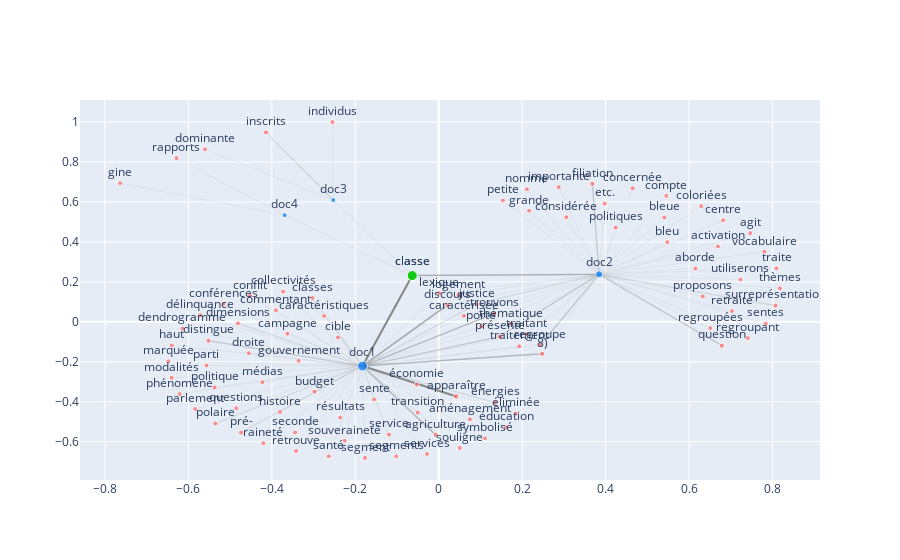

Write notebook code for a chart like this one.
### Code cell
plot_word_of_interest('classe')

### Figure 1 — Plotly figure (JSON) as saved in the notebook; plotly's stock layout.template omitted (floating-point values rounded to 4 significant figures)
{"data": [{"hoverinfo": "none", "line": {"color": "#888", "width": 1.429}, "mode": "lines", "opacity": 0.5286, "type": "scatter", "x": [0.2482, -0.1825], "y": [-0.1601, -0.2214]}, {"hoverinfo": "none", "line": {"color": "#888", "width": 1}, "mode": "lines", "opacity": 0.1, "type": "scatter", "x": [0.2482, 0.3845], "y": [-0.1601, 0.2378]}, {"hoverinfo": "none", "line": {"color": "#888", "width": 1}, "mode": "lines", "opacity": 0.1, "type": "scatter", "x": [0.6153, 0.3845], "y": [0.2671, 0.2378]}, {"hoverinfo": "none", "line": {"color": "#888", "width": 1}, "mode": "lines", "opacity": 0.1, "type": "scatter", "x": [0.6693, 0.3845], "y": [0.3779, 0.2378]}, {"hoverinfo": "none", "line": {"color": "#888", "width": 1}, "mode": "lines", "opacity": 0.1, "type": "scatter", "x": [0.7464, 0.3845], "y": [0.4441, 0.2378]}, {"hoverinfo": "none", "line": {"color": "#888", "width": 1.429}, "mode": "lines", "opacity": 0.5286, "type": "scatter", "x": [-0.007163, -0.1825], "y": [-0.5659, -0.2214]}, {"hoverinfo": "none", "line": {"color": "#888", "width": 1}, "mode": "lines", "opacity": 0.1, "type": "scatter", "x": [0.07469, -0.1825], "y": [-0.4882, -0.2214]}, {"hoverinfo": "none", "line": {"color": "#888", "width": 2}, "mode": "lines", "opacity": 1, "type": "scatter", "x": [0.04213, -0.1825], "y": [-0.3734, -0.2214]}, {"hoverinfo": "none", "line": {"color": "#888", "width": 1}, "mode": "lines", "opacity": 0.1, "type": "scatter", "x": [0.5479, 0.3845], "y": [0.3992, 0.2378]}, {"hoverinfo": "none", "line": {"color": "#888", "width": 1}, "mode": "lines", "opacity": 0.1, "type": "scatter", "x": [0.5409, 0.3845], "y": [0.5222, 0.2378]}, {"hoverinfo": "none", "line": {"color": "#888", "width": 1}, "mode": "lines", "opacity": 0.1, "type": "scatter", "x": [-0.2977, -0.1825], "y": [-0.3494, -0.2214]}, {"hoverinfo": "none", "line": {"color": "#888", "width": 1}, "mode": "lines", "opacity": 0.1, "type": "scatter", "x": [-0.3628, -0.1825], "y": [-0.05911, -0.2214]}, {"hoverinfo": "none", "line": {"color": "#888", "width": 1}, "mode": "lines", "opacity": 0.1, "type": "scatter", "x": [-0.2748, -0.1825], "y": [0.02907, -0.2214]}, {"hoverinfo": "none", "line": {"color": "#888", "width": 1}, "mode": "lines", "opacity": 0.1, "type": "scatter", "x": [0.06067, -0.1825], "y": [0.03011, -0.2214]}, {"hoverinfo": "none", "line": {"color": "#888", "width": 1}, "mode": "lines", "opacity": 0.1, "type": "scatter", "x": [0.06067, 0.3845], "y": [0.03011, 0.2378]}, {"hoverinfo": "none", "line": {"color": "#888", "width": 1}, "mode": "lines", "opacity": 0.1, "type": "scatter", "x": [0.6818, 0.3845], "y": [0.5087, 0.2378]}, {"hoverinfo": "none", "line": {"color": "#888", "width": 1}, "mode": "lines", "opacity": 0.1, "type": "scatter", "x": [-0.2414, -0.1825], "y": [-0.07805, -0.2214]}, {"hoverinfo": "none", "line": {"color": "#888", "width": 1.364}, "mode": "lines", "opacity": 0.4636, "type": "scatter", "x": [-0.06334, -0.1825], "y": [0.2317, -0.2214]}, {"hoverinfo": "none", "line": {"color": "#888", "width": 1.084}, "mode": "lines", "opacity": 0.1839, "type": "scatter", "x": [-0.06334, 0.3845], "y": [0.2317, 0.2378]}, {"hoverinfo": "none", "line": {"color": "#888", "width": 1.143}, "mode": "lines", "opacity": 0.2429, "type": "scatter", "x": [-0.3026, -0.1825], "y": [0.1192, -0.2214]}, {"hoverinfo": "none", "line": {"color": "#888", "width": 1}, "mode": "lines", "opacity": 0.1, "type": "scatter", "x": [-0.3729, -0.1825], "y": [0.1517, -0.2214]}, {"hoverinfo": "none", "line": {"color": "#888", "width": 1}, "mode": "lines", "opacity": 0.1, "type": "scatter", "x": [0.6294, 0.3845], "y": [0.579, 0.2378]}, {"hoverinfo": "none", "line": {"color": "#888", "width": 1}, "mode": "lines", "opacity": 0.1, "type": "scatter", "x": [-0.3903, -0.1825], "y": [0.0579, -0.2214]}, {"hoverinfo": "none", "line": {"color": "#888", "width": 1}, "mode": "lines", "opacity": 0.1, "type": "scatter", "x": [0.5457, 0.3845], "y": [0.6313, 0.2378]}, {"hoverinfo": "none", "line": {"color": "#888", "width": 1}, "mode": "lines", "opacity": 0.1, "type": "scatter", "x": [0.465, 0.3845], "y": [0.6691, 0.2378]}, {"hoverinfo": "none", "line": {"color": "#888", "width": 1}, "mode": "lines", "opacity": 0.1, "type": "scatter", "x": [-0.4521, -0.1825], "y": [0.1302, -0.2214]}, {"hoverinfo": "none", "line": {"color": "#888", "width": 1}, "mode": "lines", "opacity": 0.1, "type": "scatter", "x": [-0.5161, -0.1825], "y": [0.08913, -0.2214]}, {"hoverinfo": "none", "line": {"color": "#888", "width": 1}, "mode": "lines", "opacity": 0.1, "type": "scatter", "x": [0.3058, 0.3845], "y": [0.5237, 0.2378]}, {"hoverinfo": "none", "line": {"color": "#888", "width": 1}, "mode": "lines", "opacity": 0.1, "type": "scatter", "x": [-0.6142, -0.1825], "y": [-0.03314, -0.2214]}, {"hoverinfo": "none", "line": {"color": "#888", "width": 1.143}, "mode": "lines", "opacity": 0.2429, "type": "scatter", "x": [-0.4812, -0.1825], "y": [-0.007624, -0.2214]}, {"hoverinfo": "none", "line": {"color": "#888", "width": 1.571}, "mode": "lines", "opacity": 0.6714, "type": "scatter", "x": [0.02154, -0.1825], "y": [0.08466, -0.2214]}, {"hoverinfo": "none", "line": {"color": "#888", "width": 1}, "mode": "lines", "opacity": 0.1, "type": "scatter", "x": [0.02154, 0.3845], "y": [0.08466, 0.2378]}, {"hoverinfo": "none", "line": {"color": "#888", "width": 1.286}, "mode": "lines", "opacity": 0.3857, "type": "scatter", "x": [-0.552, -0.1825], "y": [-0.09431, -0.2214]}, {"hoverinfo": "none", "line": {"color": "#888", "width": 1}, "mode": "lines", "opacity": 0.1, "type": "scatter", "x": [-0.5603, -0.2527], "y": [0.8637, 0.61]}, {"hoverinfo": "none", "line": {"color": "#888", "width": 1}, "mode": "lines", "opacity": 0.1, "type": "scatter", "x": [-0.4549, -0.1825], "y": [-0.1569, -0.2214]}, {"hoverinfo": "none", "line": {"color": "#888", "width": 1}, "mode": "lines", "opacity": 0.1, "type": "scatter", "x": [-0.571, -0.1825], "y": [0.03365, -0.2214]}, {"hoverinfo": "none", "line": {"color": "#888", "width": 1}, "mode": "lines", "opacity": 0.1, "type": "scatter", "x": [0.3979, 0.3845], "y": [0.5923, 0.2378]}, {"hoverinfo": "none", "line": {"color": "#888", "width": 1.286}, "mode": "lines", "opacity": 0.3857, "type": "scatter", "x": [0.3683, 0.3845], "y": [0.6912, 0.2378]}, {"hoverinfo": "none", "line": {"color": "#888", "width": 1}, "mode": "lines", "opacity": 0.1, "type": "scatter", "x": [-0.7636, -0.3693], "y": [0.6945, 0.5339]}, {"hoverinfo": "none", "line": {"color": "#888", "width": 1}, "mode": "lines", "opacity": 0.1, "type": "scatter", "x": [-0.3358, -0.1825], "y": [-0.1954, -0.2214]}, {"hoverinfo": "none", "line": {"color": "#888", "width": 1}, "mode": "lines", "opacity": 0.1, "type": "scatter", "x": [0.2167, 0.3845], "y": [0.5563, 0.2378]}, {"hoverinfo": "none", "line": {"color": "#888", "width": 1}, "mode": "lines", "opacity": 0.1, "type": "scatter", "x": [-0.6398, -0.1825], "y": [-0.1179, -0.2214]}, {"hoverinfo": "none", "line": {"color": "#888", "width": 1}, "mode": "lines", "opacity": 0.1, "type": "scatter", "x": [-0.3804, -0.1825], "y": [-0.4512, -0.2214]}, {"hoverinfo": "none", "line": {"color": "#888", "width": 1}, "mode": "lines", "opacity": 0.1, "type": "scatter", "x": [0.2878, 0.3845], "y": [0.6744, 0.2378]}, {"hoverinfo": "none", "line": {"color": "#888", "width": 1}, "mode": "lines", "opacity": 0.1, "type": "scatter", "x": [-0.2545, -0.2527], "y": [1, 0.61]}, {"hoverinfo": "none", "line": {"color": "#888", "width": 1.143}, "mode": "lines", "opacity": 0.2429, "type": "scatter", "x": [-0.414, -0.2527], "y": [0.9484, 0.61]}, {"hoverinfo": "none", "line": {"color": "#888", "width": 1.143}, "mode": "lines", "opacity": 0.2429, "type": "scatter", "x": [0.09083, -0.1825], "y": [0.08931, -0.2214]}, {"hoverinfo": "none", "line": {"color": "#888", "width": 1.143}, "mode": "lines", "opacity": 0.2429, "type": "scatter", "x": [0.09083, 0.3845], "y": [0.08931, 0.2378]}, {"hoverinfo": "none", "line": {"color": "#888", "width": 1}, "mode": "lines", "opacity": 0.1, "type": "scatter", "x": [0.0011, -0.1825], "y": [0.1439, -0.2214]}, {"hoverinfo": "none", "line": {"color": "#888", "width": 1}, "mode": "lines", "opacity": 0.1, "type": "scatter", "x": [0.0011, 0.3845], "y": [0.1439, 0.2378]}, {"hoverinfo": "none", "line": {"color": "#888", "width": 1}, "mode": "lines", "opacity": 0.1, "type": "scatter", "x": [0.04742, -0.1825], "y": [0.1344, -0.2214]}, {"hoverinfo": "none", "line": {"color": "#888", "width": 1}, "mode": "lines", "opacity": 0.1, "type": "scatter", "x": [0.04742, 0.3845], "y": [0.1344, 0.2378]}, {"hoverinfo": "none", "line": {"color": "#888", "width": 1}, "mode": "lines", "opacity": 0.1, "type": "scatter", "x": [-0.6477, -0.1825], "y": [-0.1974, -0.2214]}, {"hoverinfo": "none", "line": {"color": "#888", "width": 1}, "mode": "lines", "opacity": 0.1, "type": "scatter", "x": [-0.6401, -0.1825], "y": [-0.2801, -0.2214]}, {"hoverinfo": "none", "line": {"color": "#888", "width": 1}, "mode": "lines", "opacity": 0.1, "type": "scatter", "x": [-0.4225, -0.1825], "y": [-0.3023, -0.2214]}, {"hoverinfo": "none", "line": {"color": "#888", "width": 1}, "mode": "lines", "opacity": 0.1, "type": "scatter", "x": [0.2115, 0.3845], "y": [0.6641, 0.2378]}, {"hoverinfo": "none", "line": {"color": "#888", "width": 1}, "mode": "lines", "opacity": 0.1, "type": "scatter", "x": [-0.5836, -0.1825], "y": [-0.4362, -0.2214]}, {"hoverinfo": "none", "line": {"color": "#888", "width": 1}, "mode": "lines", "opacity": 0.1, "type": "scatter", "x": [-0.5566, -0.1825], "y": [-0.2181, -0.2214]}, {"hoverinfo": "none", "line": {"color": "#888", "width": 1}, "mode": "lines", "opacity": 0.1, "type": "scatter", "x": [0.1538, 0.3845], "y": [0.6073, 0.2378]}, {"hoverinfo": "none", "line": {"color": "#888", "width": 1}, "mode": "lines", "opacity": 0.1, "type": "scatter", "x": [-0.6208, -0.1825], "y": [-0.3613, -0.2214]}, {"hoverinfo": "none", "line": {"color": "#888", "width": 1.143}, "mode": "lines", "opacity": 0.2429, "type": "scatter", "x": [-0.5353, -0.1825], "y": [-0.5088, -0.2214]}, {"hoverinfo": "none", "line": {"color": "#888", "width": 1}, "mode": "lines", "opacity": 0.1, "type": "scatter", "x": [-0.5369, -0.1825], "y": [-0.3283, -0.2214]}, {"hoverinfo": "none", "line": {"color": "#888", "width": 1}, "mode": "lines", "opacity": 0.1, "type": "scatter", "x": [0.424, 0.3845], "y": [0.472, 0.2378]}, {"hoverinfo": "none", "line": {"color": "#888", "width": 1}, "mode": "lines", "opacity": 0.1, "type": "scatter", "x": [0.1022, -0.1825], "y": [-0.0228, -0.2214]}, {"hoverinfo": "none", "line": {"color": "#888", "width": 1}, "mode": "lines", "opacity": 0.1, "type": "scatter", "x": [0.1022, 0.3845], "y": [-0.0228, 0.2378]}, {"hoverinfo": "none", "line": {"color": "#888", "width": 1}, "mode": "lines", "opacity": 0.1, "type": "scatter", "x": [0.6329, 0.3845], "y": [0.1275, 0.2378]}, {"hoverinfo": "none", "line": {"color": "#888", "width": 1.143}, "mode": "lines", "opacity": 0.2429, "type": "scatter", "x": [-0.4737, -0.1825], "y": [-0.5546, -0.2214]}, {"hoverinfo": "none", "line": {"color": "#888", "width": 1.286}, "mode": "lines", "opacity": 0.3857, "type": "scatter", "x": [0.1467, -0.1825], "y": [-0.0734, -0.2214]}, {"hoverinfo": "none", "line": {"color": "#888", "width": 1.286}, "mode": "lines", "opacity": 0.3857, "type": "scatter", "x": [0.1467, 0.3845], "y": [-0.0734, 0.2378]}, {"hoverinfo": "none", "line": {"color": "#888", "width": 1.286}, "mode": "lines", "opacity": 0.3857, "type": "scatter", "x": [0.6786, 0.3845], "y": [-0.1192, 0.2378]}, {"hoverinfo": "none", "line": {"color": "#888", "width": 1}, "mode": "lines", "opacity": 0.1, "type": "scatter", "x": [-0.485, -0.1825], "y": [-0.4324, -0.2214]}, {"hoverinfo": "none", "line": {"color": "#888", "width": 1}, "mode": "lines", "opacity": 0.1, "type": "scatter", "x": [-0.4204, -0.1825], "y": [-0.6075, -0.2214]}, {"hoverinfo": "none", "line": {"color": "#888", "width": 1}, "mode": "lines", "opacity": 0.1, "type": "scatter", "x": [-0.6286, -0.3693], "y": [0.8203, 0.5339]}, {"hoverinfo": "none", "line": {"color": "#888", "width": 1}, "mode": "lines", "opacity": 0.1, "type": "scatter", "x": [0.741, 0.3845], "y": [-0.08138, 0.2378]}, {"hoverinfo": "none", "line": {"color": "#888", "width": 1}, "mode": "lines", "opacity": 0.1, "type": "scatter", "x": [0.2434, -0.1825], "y": [-0.1159, -0.2214]}, {"hoverinfo": "none", "line": {"color": "#888", "width": 1.286}, "mode": "lines", "opacity": 0.3857, "type": "scatter", "x": [0.2434, 0.3845], "y": [-0.1159, 0.2378]}, {"hoverinfo": "none", "line": {"color": "#888", "width": 1}, "mode": "lines", "opacity": 0.1, "type": "scatter", "x": [0.6513, 0.3845], "y": [-0.03145, 0.2378]}, {"hoverinfo": "none", "line": {"color": "#888", "width": 1}, "mode": "lines", "opacity": 0.1, "type": "scatter", "x": [0.7029, 0.3845], "y": [0.05399, 0.2378]}, {"hoverinfo": "none", "line": {"color": "#888", "width": 1}, "mode": "lines", "opacity": 0.1, "type": "scatter", "x": [-0.3418, -0.1825], "y": [-0.6466, -0.2214]}, {"hoverinfo": "none", "line": {"color": "#888", "width": 1}, "mode": "lines", "opacity": 0.1, "type": "scatter", "x": [-0.2359, -0.1825], "y": [-0.4794, -0.2214]}, {"hoverinfo": "none", "line": {"color": "#888", "width": 1}, "mode": "lines", "opacity": 0.1, "type": "scatter", "x": [-0.2635, -0.1825], "y": [-0.6731, -0.2214]}, {"hoverinfo": "none", "line": {"color": "#888", "width": 1}, "mode": "lines", "opacity": 0.1, "type": "scatter", "x": [-0.3443, -0.1825], "y": [-0.5544, -0.2214]}, {"hoverinfo": "none", "line": {"color": "#888", "width": 1}, "mode": "lines", "opacity": 0.1, "type": "scatter", "x": [-0.1766, -0.1825], "y": [-0.6811, -0.2214]}, {"hoverinfo": "none", "line": {"color": "#888", "width": 1}, "mode": "lines", "opacity": 0.1, "type": "scatter", "x": [-0.1016, -0.1825], "y": [-0.6731, -0.2214]}, {"hoverinfo": "none", "line": {"color": "#888", "width": 1}, "mode": "lines", "opacity": 0.1, "type": "scatter", "x": [-0.155, -0.1825], "y": [-0.3882, -0.2214]}, {"hoverinfo": "none", "line": {"color": "#888", "width": 1}, "mode": "lines", "opacity": 0.1, "type": "scatter", "x": [0.7842, 0.3845], "y": [-0.008276, 0.2378]}, {"hoverinfo": "none", "line": {"color": "#888", "width": 1}, "mode": "lines", "opacity": 0.1, "type": "scatter", "x": [-0.1192, -0.1825], "y": [-0.5643, -0.2214]}, {"hoverinfo": "none", "line": {"color": "#888", "width": 1}, "mode": "lines", "opacity": 0.1, "type": "scatter", "x": [-0.02805, -0.1825], "y": [-0.6613, -0.2214]}, {"hoverinfo": "none", "line": {"color": "#888", "width": 1}, "mode": "lines", "opacity": 0.1, "type": "scatter", "x": [0.05025, -0.1825], "y": [-0.6315, -0.2214]}, {"hoverinfo": "none", "line": {"color": "#888", "width": 1}, "mode": "lines", "opacity": 0.1, "type": "scatter", "x": [-0.2253, -0.1825], "y": [-0.5952, -0.2214]}, {"hoverinfo": "none", "line": {"color": "#888", "width": 1.143}, "mode": "lines", "opacity": 0.2429, "type": "scatter", "x": [0.8072, 0.3845], "y": [0.08123, 0.2378]}, {"hoverinfo": "none", "line": {"color": "#888", "width": 1}, "mode": "lines", "opacity": 0.1, "type": "scatter", "x": [0.1109, -0.1825], "y": [-0.5834, -0.2214]}, {"hoverinfo": "none", "line": {"color": "#888", "width": 1}, "mode": "lines", "opacity": 0.1, "type": "scatter", "x": [0.8178, 0.3845], "y": [0.1678, 0.2378]}, {"hoverinfo": "none", "line": {"color": "#888", "width": 1}, "mode": "lines", "opacity": 0.1, "type": "scatter", "x": [0.1729, -0.1825], "y": [-0.009423, -0.2214]}, {"hoverinfo": "none", "line": {"color": "#888", "width": 1}, "mode": "lines", "opacity": 0.1, "type": "scatter", "x": [0.1729, 0.3845], "y": [-0.009423, 0.2378]}, {"hoverinfo": "none", "line": {"color": "#888", "width": 1}, "mode": "lines", "opacity": 0.1, "type": "scatter", "x": [0.2109, -0.1825], "y": [-0.0613, -0.2214]}, {"hoverinfo": "none", "line": {"color": "#888", "width": 1}, "mode": "lines", "opacity": 0.1, "type": "scatter", "x": [0.2109, 0.3845], "y": [-0.0613, 0.2378]}, {"hoverinfo": "none", "line": {"color": "#888", "width": 1}, "mode": "lines", "opacity": 0.1, "type": "scatter", "x": [0.8098, 0.3845], "y": [0.2676, 0.2378]}, {"hoverinfo": "none", "line": {"color": "#888", "width": 1}, "mode": "lines", "opacity": 0.1, "type": "scatter", "x": [0.193, -0.1825], "y": [-0.1228, -0.2214]}, {"hoverinfo": "none", "line": {"color": "#888", "width": 1}, "mode": "lines", "opacity": 0.1, "type": "scatter", "x": [0.193, 0.3845], "y": [-0.1228, 0.2378]}, {"hoverinfo": "none", "line": {"color": "#888", "width": 1}, "mode": "lines", "opacity": 0.1, "type": "scatter", "x": [-0.05017, -0.1825], "y": [-0.4545, -0.2214]}, {"hoverinfo": "none", "line": {"color": "#888", "width": 1.429}, "mode": "lines", "opacity": 0.5286, "type": "scatter", "x": [0.1326, -0.1825], "y": [0.04095, -0.2214]}, {"hoverinfo": "none", "line": {"color": "#888", "width": 1}, "mode": "lines", "opacity": 0.1, "type": "scatter", "x": [0.1326, 0.3845], "y": [0.04095, 0.2378]}, {"hoverinfo": "none", "line": {"color": "#888", "width": 1}, "mode": "lines", "opacity": 0.1, "type": "scatter", "x": [0.7232, 0.3845], "y": [0.2121, 0.2378]}, {"hoverinfo": "none", "line": {"color": "#888", "width": 1}, "mode": "lines", "opacity": 0.1, "type": "scatter", "x": [0.7808, 0.3845], "y": [0.3514, 0.2378]}, {"hoverinfo": "none", "line": {"color": "#888", "width": 1}, "mode": "lines", "opacity": 0.1, "type": "scatter", "x": [-0.05273, -0.1825], "y": [-0.3142, -0.2214]}, {"hoverinfo": "none", "line": {"color": "#888", "width": 1}, "mode": "lines", "opacity": 0.1, "type": "scatter", "x": [0.1615, -0.1825], "y": [-0.528, -0.2214]}, {"hoverinfo": "none", "line": {"color": "#888", "width": 1}, "mode": "lines", "opacity": 0.1, "type": "scatter", "x": [0.1847, -0.1825], "y": [-0.4588, -0.2214]}, {"hoverinfo": "none", "line": {"color": "#888", "width": 1.143}, "mode": "lines", "opacity": 0.2429, "type": "scatter", "x": [0.1353, -0.1825], "y": [-0.4043, -0.2214]}, {"hoverinfo": "none", "line": {"color": "#888", "width": 2}, "mode": "lines", "opacity": 1, "type": "scatter", "x": [-0.06334, -0.1825], "y": [0.2317, -0.2214]}, {"hoverinfo": "none", "line": {"color": "#888", "width": 1.441}, "mode": "lines", "opacity": 0.5406, "type": "scatter", "x": [-0.06334, 0.3845], "y": [0.2317, 0.2378]}, {"hoverinfo": "none", "line": {"color": "#888", "width": 1.014}, "mode": "lines", "opacity": 0.114, "type": "scatter", "x": [-0.06334, -0.2527], "y": [0.2317, 0.61]}, {"hoverinfo": "none", "line": {"color": "#888", "width": 1}, "mode": "lines", "opacity": 0.1, "type": "scatter", "x": [-0.06334, -0.3693], "y": [0.2317, 0.5339]}, {"marker": {"color": ["rgb(255,102,102)", "rgb(255,102,102)", "rgb(255,102,102)", "rgb(255,102,102)", "rgb(255,102,102)", "rgb(255,102,102)", "rgb(255,102,102)", "rgb(255,102,102)", "rgb(255,102,102)", "rgb(255,102,102)", "rgb(255,102,102)", "rgb(255,102,102)", "rgb(255,102,102)", "rgb(255,102,102)", "rgb(255,102,102)", "rgb(0,204,0)", "rgb(0,204,0)", "rgb(255,102,102)", "rgb(255,102,102)", "rgb(255,102,102)", "rgb(255,102,102)", "rgb(255,102,102)", "rgb(255,102,102)", "rgb(255,102,102)", "rgb(255,102,102)", "rgb(255,102,102)", "rgb(255,102,102)", "rgb(255,102,102)", "rgb(255,102,102)", "rgb(255,102,102)", "rgb(0,128,255)", "rgb(0,128,255)", "rgb(0,128,255)", "rgb(0,128,255)", "rgb(255,102,102)", "rgb(255,102,102)", "rgb(255,102,102)", "rgb(255,102,102)", "rgb(255,102,102)", "rgb(255,102,102)", "rgb(255,102,102)", "rgb(255,102,102)", "rgb(255,102,102)", "rgb(255,102,102)", "rgb(255,102,102)", "rgb(255,102,102)", "rgb(255,102,102)", "rgb(255,102,102)", "rgb(255,102,102)", "rgb(255,102,102)", "rgb(255,102,102)", "rgb(255,102,102)", "rgb(255,102,102)", "rgb(255,102,102)", "rgb(255,102,102)", "rgb(255,102,102)", "rgb(255,102,102)", "rgb(255,102,102)", "rgb(255,102,102)", "rgb(255,102,102)", "rgb(255,102,102)", "rgb(255,102,102)", "rgb(255,102,102)", "rgb(255,102,102)", "rgb(255,102,102)", "rgb(255,102,102)", "rgb(255,102,102)", "rgb(255,102,102)", "rgb(255,102,102)", "rgb(255,102,102)", "rgb(255,102,102)", "rgb(255,102,102)", "rgb(255,102,102)", "rgb(255,102,102)", "rgb(255,102,102)", "rgb(255,102,102)", "rgb(255,102,102)", "rgb(255,102,102)", "rgb(255,102,102)", "rgb(255,102,102)", "rgb(255,102,102)", "rgb(255,102,102)", "rgb(255,102,102)", "rgb(255,102,102)", "rgb(255,102,102)", "rgb(255,102,102)", "rgb(255,102,102)", "rgb(255,102,102)", "rgb(255,102,102)", "rgb(255,102,102)", "rgb(255,102,102)", "rgb(255,102,102)", "rgb(255,102,102)", "rgb(255,102,102)", "rgb(255,102,102)", "rgb(255,102,102)", "rgb(255,102,102)", "rgb(255,102,102)", "rgb(255,102,102)", "rgb(255,102,102)"], "size": [5.299, 5, 5, 5, 5.224, 5, 5.522, 5, 5, 5, 5, 5, 5.075, 5, 5, 10, 10, 5.075, 5, 5, 5, 5, 5, 5, 5, 5, 5, 5.075, 5.373, 5.149, 10, 7.203, 5.07, 5, 5, 5, 5, 5, 5.149, 5, 5, 5, 5, 5, 5, 5, 5.075, 5.224, 5.075, 5.075, 5, 5, 5, 5, 5, 5, 5, 5, 5.075, 5, 5, 5.075, 5, 5.075, 5.373, 5.149, 5, 5, 5, 5, 5.224, 5, 5, 5, 5, 5, 5, 5, 5, 5, 5, 5, 5, 5, 5, 5.075, 5, 5, 5.075, 5.075, 5, 5.075, 5, 5.299, 5, 5, 5, 5, 5, 5.075]}, "mode": "markers+text", "text": ["8)", "aborde", "activation", "agit", "agriculture", "aménagement", "apparaître", "bleu", "bleue", "budget", "campagne", "caractéristiques", "caractérisée", "centre", "cible", "classe", "classe", "classes", "collectivités", "coloriées", "commentant", "compte", "concernée", "conflit", "conférences", "considérée", "dendrogramme", "dimensions", "discours", "distingue", "doc1", "doc2", "doc3", "doc4", "dominante", "droite", "délinquance", "etc.", "filiation", "gine", "gouvernement", "grande", "haut", "histoire", "importante", "individus", "inscrits", "justice", "lexique", "logement", "marquée", "modalités", "médias", "nomme", "parlement", "parti", "petite", "phénomène", "polaire", "politique", "politiques", "porte", "proposons", "pré-", "présente", "question", "questions", "raineté", "rapports", "regroupant", "regroupe", "regroupées", "retraite", "retrouve", "résultats", "santé", "seconde", "segment", "segments", "sente", "sentes", "service", "services", "souligne", "souveraineté", "surreprésentation", "symbolisé", "thèmes", "thématique", "traitant", "traite", "traitement", "transition", "trouvons", "utiliserons", "vocabulaire", "économie", "éducation", "éliminée", "énergies"], "textposition": "top center", "type": "scatter", "x": [0.2482, 0.6153, 0.6693, 0.7464, -0.007163, 0.07469, 0.04213, 0.5479, 0.5409, -0.2977, -0.3628, -0.2748, 0.06067, 0.6818, -0.2414, -0.06334, -0.06334, -0.3026, -0.3729, 0.6294, -0.3903, 0.5457, 0.465, -0.4521, -0.5161, 0.3058, -0.6142, -0.4812, 0.02154, -0.552, -0.1825, 0.3845, -0.2527, -0.3693, -0.5603, -0.4549, -0.571, 0.3979, 0.3683, -0.7636, -0.3358, 0.2167, -0.6398, -0.3804, 0.2878, -0.2545, -0.414, 0.09083, 0.0011, 0.04742, -0.6477, -0.6401, -0.4225, 0.2115, -0.5836, -0.5566, 0.1538, -0.6208, -0.5353, -0.5369, 0.424, 0.1022, 0.6329, -0.4737, 0.1467, 0.6786, -0.485, -0.4204, -0.6286, 0.741, 0.2434, 0.6513, 0.7029, -0.3418, -0.2359, -0.2635, -0.3443, -0.1766, -0.1016, -0.155, 0.7842, -0.1192, -0.02805, 0.05025, -0.2253, 0.8072, 0.1109, 0.8178, 0.1729, 0.2109, 0.8098, 0.193, -0.05017, 0.1326, 0.7232, 0.7808, -0.05273, 0.1615, 0.1847, 0.1353], "y": [-0.1601, 0.2671, 0.3779, 0.4441, -0.5659, -0.4882, -0.3734, 0.3992, 0.5222, -0.3494, -0.05911, 0.02907, 0.03011, 0.5087, -0.07805, 0.2317, 0.2317, 0.1192, 0.1517, 0.579, 0.0579, 0.6313, 0.6691, 0.1302, 0.08913, 0.5237, -0.03314, -0.007624, 0.08466, -0.09431, -0.2214, 0.2378, 0.61, 0.5339, 0.8637, -0.1569, 0.03365, 0.5923, 0.6912, 0.6945, -0.1954, 0.5563, -0.1179, -0.4512, 0.6744, 1, 0.9484, 0.08931, 0.1439, 0.1344, -0.1974, -0.2801, -0.3023, 0.6641, -0.4362, -0.2181, 0.6073, -0.3613, -0.5088, -0.3283, 0.472, -0.0228, 0.1275, -0.5546, -0.0734, -0.1192, -0.4324, -0.6075, 0.8203, -0.08138, -0.1159, -0.03145, 0.05399, -0.6466, -0.4794, -0.6731, -0.5544, -0.6811, -0.6731, -0.3882, -0.008276, -0.5643, -0.6613, -0.6315, -0.5952, 0.08123, -0.5834, 0.1678, -0.009423, -0.0613, 0.2676, -0.1228, -0.4545, 0.04095, 0.2121, 0.3514, -0.3142, -0.528, -0.4588, -0.4043]}], "layout": {"autosize": true, "showlegend": false, "xaxis": {"autorange": true, "range": [-0.8619, 0.9161], "type": "linear"}, "yaxis": {"autorange": true, "range": [-0.8119, 1.131], "type": "linear"}}}
